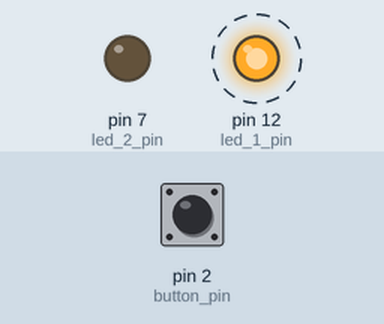
The sketch below on a simulated Arduino Uno, built with avr-gcc and run on an emulated ATmega328P. On the bench: output pins drawn as LEDs (lit = HIGH). Dashed ring = blinking. The test bench sets the inputs (shaded band); at power-on: pin 2 (button_pin) LOW.

Above: at 1.2 s.
1.3 s: pin 2 (button_pin) pulled HIGH for 0.15 s
At 1.37 s:
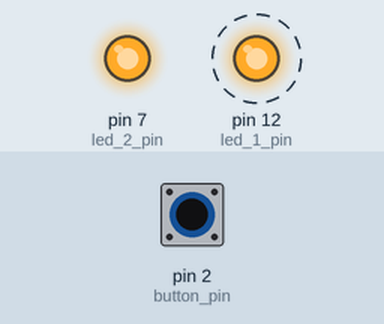
4.3 s: pin 2 (button_pin) pulled HIGH for 1 s
At 6.7 s:
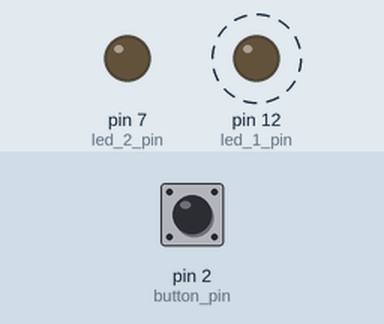
7.3 s: pin 2 (button_pin) pulled HIGH for 3.2 s
At 8.8 s:
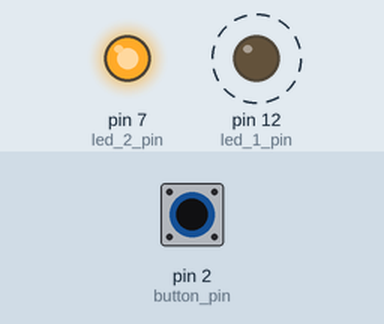
Timing chart, 0 to 18.0 s (numbered marks = the images above; inputs shaded):
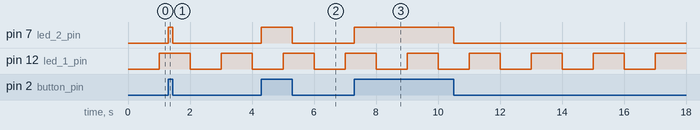

Measured:
- after the input at 1.3 s, pin 7 (led_2_pin): LOW → HIGH at once, → LOW 0.15 s later
- after the input at 4.3 s, pin 7 (led_2_pin): LOW → HIGH at once, → LOW 1.0 s later
- after the input at 7.3 s, pin 7 (led_2_pin): LOW → HIGH at once, → LOW 3.2 s later
- by itself, pin 12 (led_1_pin): alternates HIGH for 1.0 s and LOW for 1.0 s

The sketch:

exercise1.ino
```cpp
/**
 * This program blinks an LED and turns on another LED when a button is pressed.
 *
 * Work Packages 3: Exercise 1 - SET-UP
 * DIT633 Development of embedded and Real-Time Systems
 *
 * Authors: William Andersson, Joshua Chiu Falck, Adam Faundez Laurokari, 2024
 * Group: 1
 * Submission code: 362789
 **/

// Pin setup
int led_1_pin = 12;  // pin 12 for the first LED
int led_2_pin = 7;   // pin 7 for the second LED
int button_pin = 2;  // pin 2 for the button

// Variables for time tracking
unsigned long tracker;  // to track the time
unsigned long current;  // to store the current time
int timer = 1000;       // delay for the first LED, 1 second

bool led_1_state;  // stores state of the 1st LED, true for ON, false for OFF
int button_state;  // stores state of the button, HIGH for pressed, LOW for not pressed

// Setup pins and variables
void setup() {
    pinMode(button_pin, INPUT);  // set the button pin as input
    pinMode(led_1_pin, OUTPUT);  // set the first LED pin as output
    pinMode(led_2_pin, OUTPUT);  // set the second LED pin as output

    led_1_state = false;  // initialize the state of the first LED
    tracker = millis();   // initialize the tracker

    attachInterrupt(digitalPinToInterrupt(button_pin), on_button_press, CHANGE);  // Attach an interrupt to the button pin
}

void loop() {
    // --- First LED - Blinking ---
    current = millis();                     // get the current time
    if (current - tracker >= timer) {       // if the delay has passed:
        if (led_1_state) {                  // if the LED is ON, turn it OFF
            led_1_state = false;            // update the state of the led to OFF (false)
            digitalWrite(led_1_pin, LOW);   // turn the LED OFF
        } else {                            // if the LED is OFF, turn it ON
            led_1_state = true;             // update the state of the led to ON (true)
            digitalWrite(led_1_pin, HIGH);  // turn the LED ON
        }
        tracker = current;  // update the tracker to the current time
    }
}

// Function to handle the button press, called whenever the current state of the button changes
void on_button_press() {
    // --- Second LED - Button Control ---
    button_state = digitalRead(button_pin);  // read the state of the button
    if (button_state == HIGH) {              // if the button is pressed
        digitalWrite(led_2_pin, HIGH);       // turn the LED ON
    } else {                                 // if the button is not pressed
        digitalWrite(led_2_pin, LOW);        // turn the LED OFF
    }
}
```
